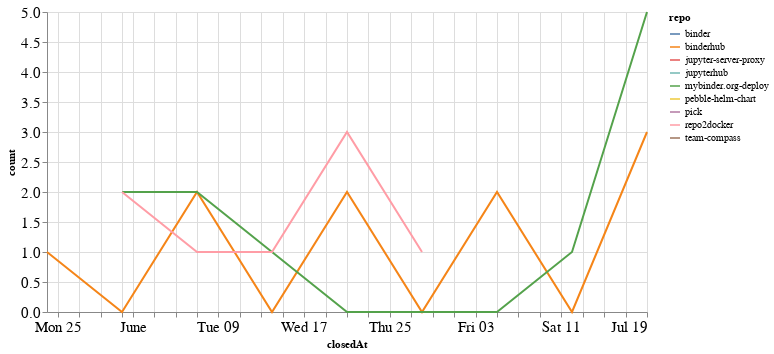

The cell this chart's notebook holds for it:
### Code cell
closed_by_time = closed_by.groupby('repo').resample('W', on='closedAt').count()['author'].reset_index()
closed_by_time = closed_by_time.rename(columns={'author': 'count'})

alt.Chart(closed_by_time, width=600).mark_line().encode(
    x='closedAt',
    y='count',
    color='repo',
    tooltip="repo"
)

### Figure 1 — Vega-Lite specification as saved in the notebook (floating-point values rounded to 4 significant figures)
{"config": {"axisLeft": {"labelFontSize": 15}, "axisBottom": {"labelFontSize": 15}}, "data": {"name": "data-2a7b9a60b7a1396d73bfd9a5b2966adf"}, "mark": "line", "encoding": {"color": {"type": "nominal", "field": "repo"}, "tooltip": {"type": "nominal", "field": "repo"}, "x": {"type": "temporal", "field": "closedAt"}, "y": {"type": "quantitative", "field": "count"}}, "width": 600, "$schema": "https://vega.github.io/schema/vega-lite/v4.8.1.json", "datasets": {"data-2a7b9a60b7a1396d73bfd9a5b2966adf": [{"repo": "binder", "closedAt": "2020-06-21T00:00:00", "count": 1}, {"repo": "binderhub", "closedAt": "2020-05-24T00:00:00", "count": 1}, {"repo": "binderhub", "closedAt": "2020-05-31T00:00:00", "count": 0}, {"repo": "binderhub", "closedAt": "2020-06-07T00:00:00", "count": 2}, {"repo": "binderhub", "closedAt": "2020-06-14T00:00:00", "count": 0}, {"repo": "binderhub", "closedAt": "2020-06-21T00:00:00", "count": 2}, {"repo": "binderhub", "closedAt": "2020-06-28T00:00:00", "count": 0}, {"repo": "binderhub", "closedAt": "2020-07-05T00:00:00", "count": 2}, {"repo": "binderhub", "closedAt": "2020-07-12T00:00:00", "count": 0}, {"repo": "binderhub", "closedAt": "2020-07-19T00:00:00", "count": 3}, {"repo": "jupyter-server-proxy", "closedAt": "2020-06-14T00:00:00", "count": 1}, {"repo": "jupyterhub", "closedAt": "2020-06-07T00:00:00", "count": 1}, {"repo": "mybinder.org-deploy", "closedAt": "2020-05-31T00:00:00", "count": 2}, {"repo": "mybinder.org-deploy", "closedAt": "2020-06-07T00:00:00", "count": 2}, {"repo": "mybinder.org-deploy", "closedAt": "2020-06-14T00:00:00", "count": 1}, {"repo": "mybinder.org-deploy", "closedAt": "2020-06-21T00:00:00", "count": 0}, {"repo": "mybinder.org-deploy", "closedAt": "2020-06-28T00:00:00", "count": 0}, {"repo": "mybinder.org-deploy", "closedAt": "2020-07-05T00:00:00", "count": 0}, {"repo": "mybinder.org-deploy", "closedAt": "2020-07-12T00:00:00", "count": 1}, {"repo": "mybinder.org-deploy", "closedAt": "2020-07-19T00:00:00", "count": 5}, {"repo": "pebble-helm-chart", "closedAt": "2020-06-07T00:00:00", "count": 1}, {"repo": "pick", "closedAt": "2020-06-14T00:00:00", "count": 1}, {"repo": "repo2docker", "closedAt": "2020-05-31T00:00:00", "count": 2}, {"repo": "repo2docker", "closedAt": "2020-06-07T00:00:00", "count": 1}, {"repo": "repo2docker", "closedAt": "2020-06-14T00:00:00", "count": 1}, {"repo": "repo2docker", "closedAt": "2020-06-21T00:00:00", "count": 3}, {"repo": "repo2docker", "closedAt": "2020-06-28T00:00:00", "count": 1}, {"repo": "team-compass", "closedAt": "2020-06-28T00:00:00", "count": 1}]}}
